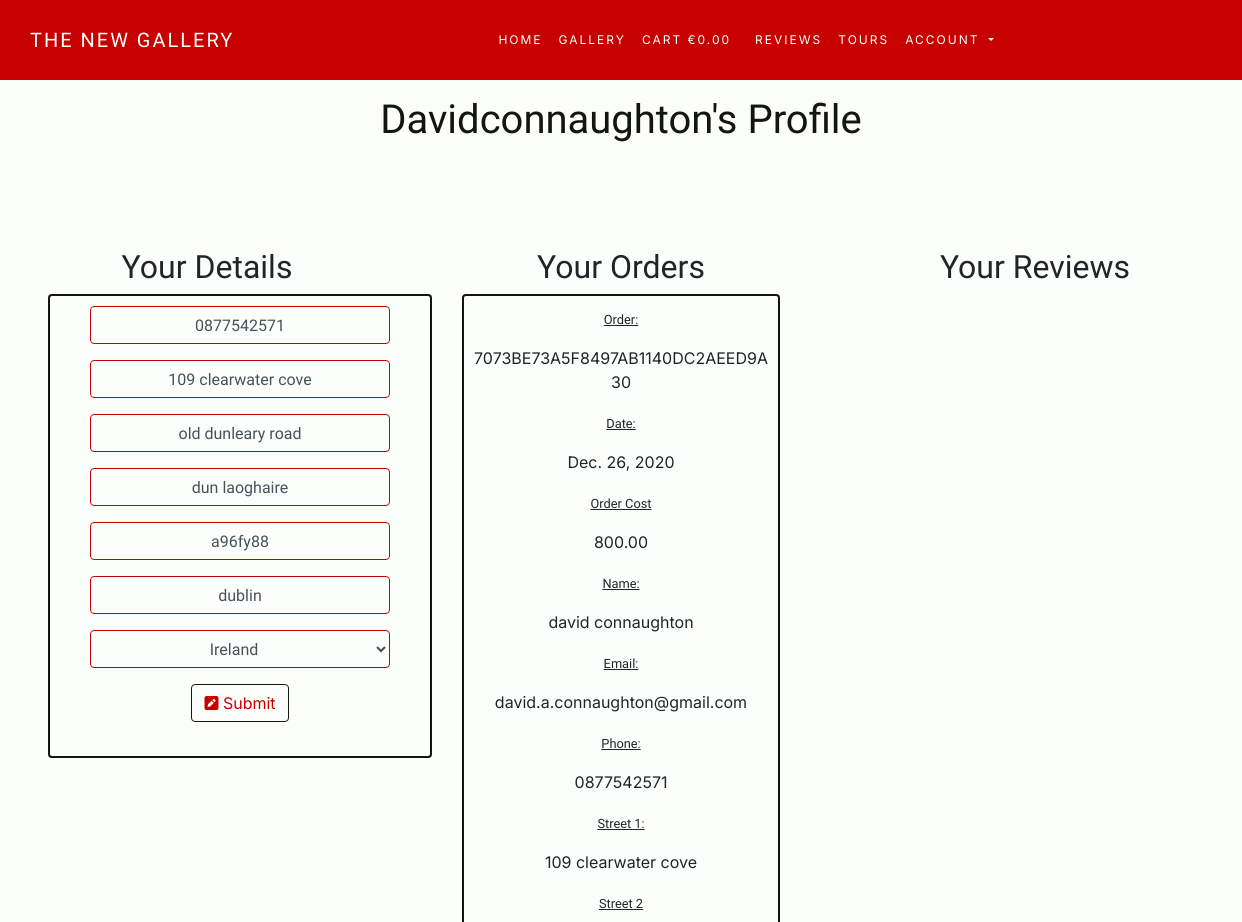
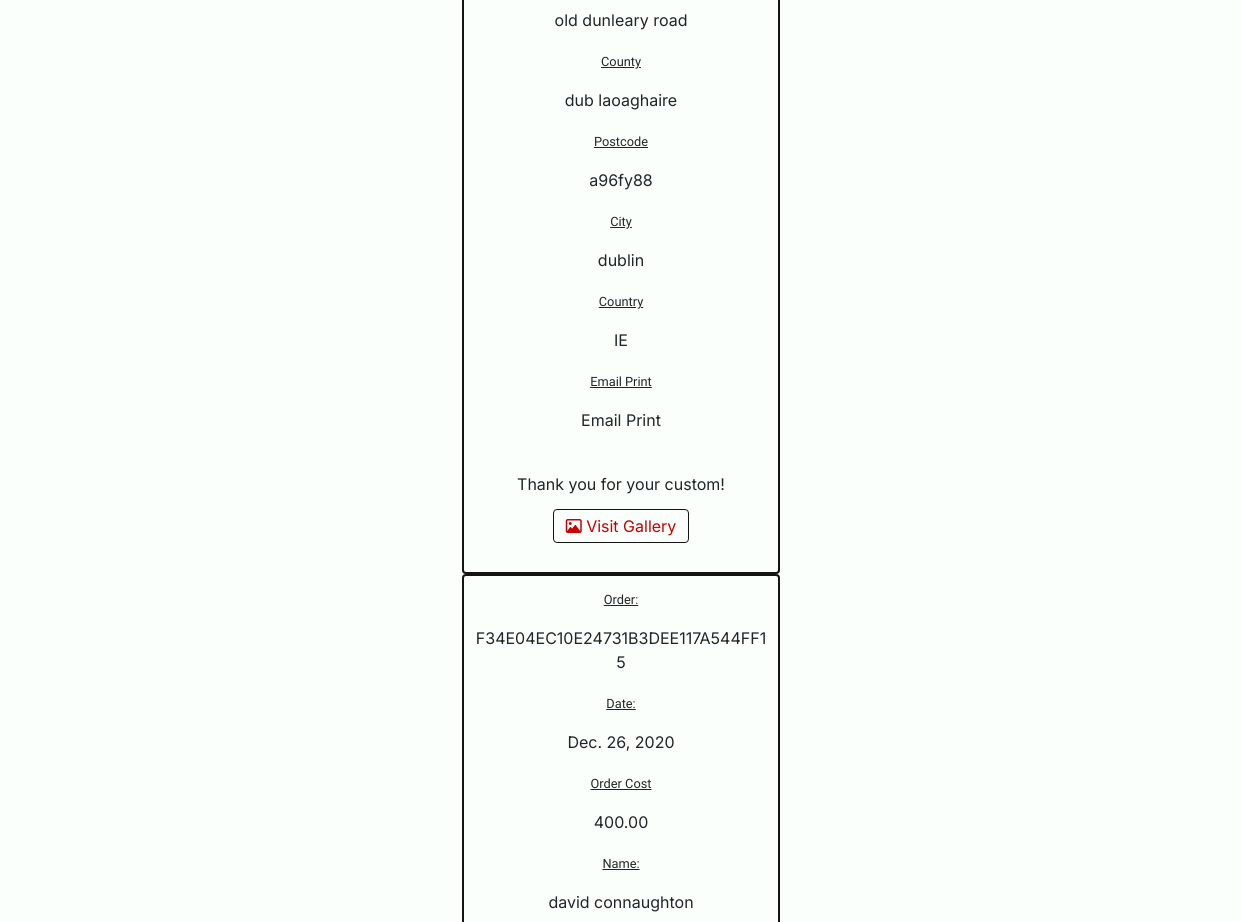
/profile/ (signed in, upper part), run on an earlier commit of the app's database (2 pictures, top to bottom).
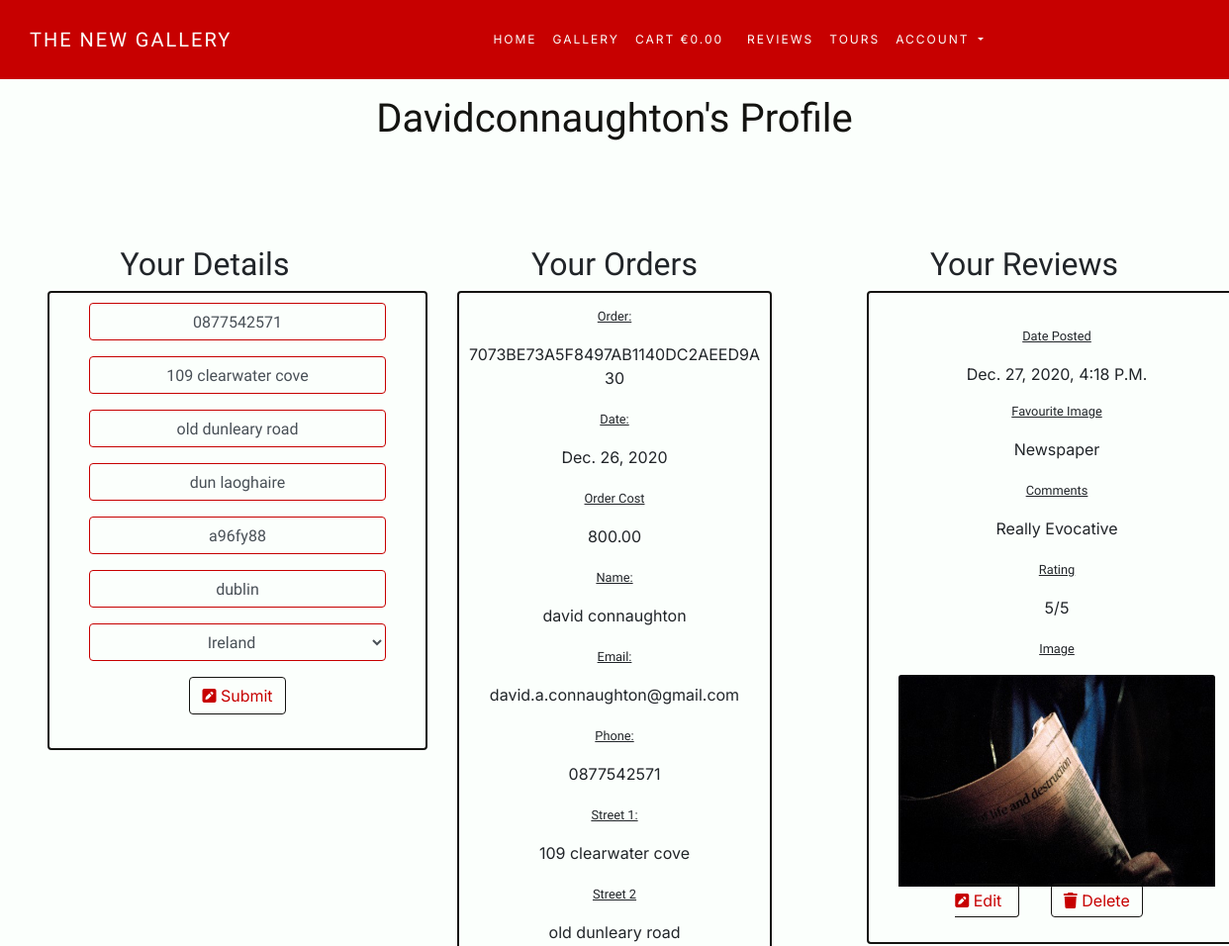
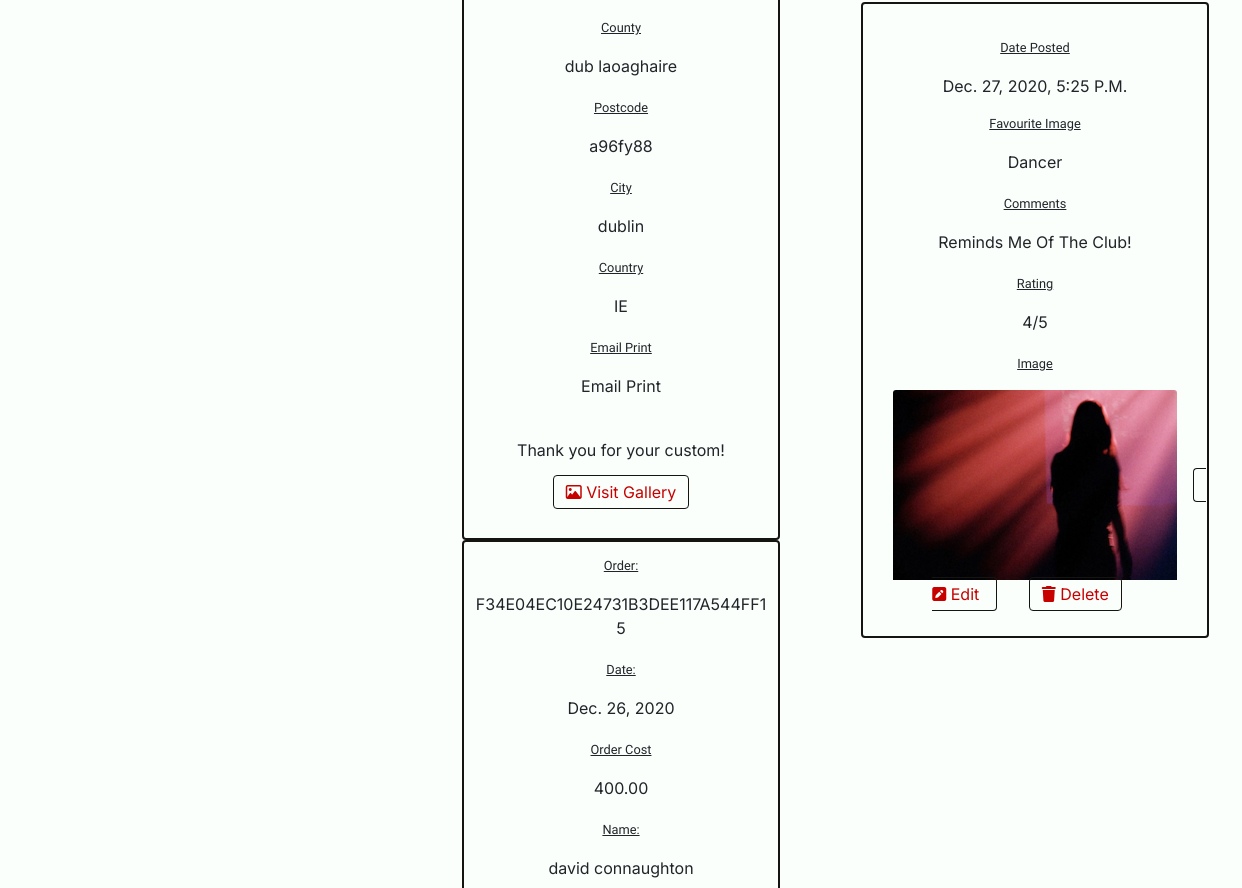
And on a later commit of the database (2 pictures, top to bottom).
### checkout/models.py (models this page shows, shortened)
class Order(models.Model):
    EMAIL = "Email Print"
    NO_EMAIL = "Please don't email Print"
    EMAIL_PRINT = (
        (EMAIL, "Email Print"),
        (NO_EMAIL, "Please Don't Email Print"),
    )
    order_number = models.CharField(max_length=32, null=False, editable=False)
    user_profile = models.ForeignKey(
        UserProfile, on_delete=models.SET_NULL, null=True,
        blank=True, related_name='orders'
    )
    full_name = models.CharField(max_length=32, null=False)
    email = models.EmailField(max_length=254, null=False, blank=False)
    phone_number = models.CharField(max_length=32, null=False, blank=False)
    street_address_1 = models.CharField(max_length=50, null=False, blank=False)
    street_address_2 = models.CharField(max_length=50, null=True, blank=True)
    county = models.CharField(max_length=50, null=False, blank=False)
    postcode = models.CharField(max_length=15, null=False, blank=False)
    city = models.CharField(max_length=32, null=False, blank=False)
    country = CountryField(
        blank_label='Country', null=False, blank=False
    )
    date = models.DateField(auto_now_add=True)
    email_print = models.CharField(
        max_length=30, choices=EMAIL_PRINT, default=EMAIL)
    order_total = models.DecimalField(
        max_digits=10, decimal_places=2, null=False, default=0)
    grand_total = models.DecimalField(
        max_digits=10, decimal_places=2, null=False, default=0)

### reviews/models.py (models this page shows, shortened)
class Review(models.Model):
    ONE = 1
    TWO = 2
    THREE = 3
    FOUR = 4
    FIVE = 5
    RATING_CHOICES = (
        (ONE, 1),
        (TWO, 2),
        (THREE, 3),
        (FOUR, 4),
        (FIVE, 5),
    )
    favourite_image = models.ForeignKey(
        'Image', null=True, blank=True, on_delete=models.CASCADE)
    user = models.ForeignKey(User, on_delete=models.CASCADE)
    city = models.CharField(max_length=20, null=False, blank=False)
    country = CountryField(
        blank_label='Country', null=False, blank=False
    )
    review = models.TextField(max_length=200, null=False, blank=False)
    date_posted = models.DateTimeField(default=timezone.now)
    rating = models.IntegerField(choices=RATING_CHOICES, default=ONE)

class Image(models.Model):
    class Meta:
        verbose_name_plural = 'Images'
    image = models.CharField(max_length=100)
    def __str__(self):
        return self.image

### profiles/views.py (the view)
# urls.py: path('', views.profile, name='profile'),
def profile(request):
    profile = get_object_or_404(UserProfile, user=request.user)
    if request.method == 'POST':
        form = UserProfileForm(request.POST, instance=profile)
        if form.is_valid():
            form.save()
    form = UserProfileForm(instance=profile)
    orders = profile.orders.all()
    template = 'profiles/profile.html'
    reviews = Review.objects.filter(user=request.user)
    context = {
        'profile': profile,
        'form': form,
        'orders': orders,
        'reviews': reviews,
        'on_profile_page': True,
    }
    return render(request, template, context)

### cart/contexts.py (called while the page is built, shortened)
def cart_contents(request):
    cart_items = []
    total = 0
    photo_count = 0
    cart = request.session.get('cart', {})
    context = {
        'cart_items': cart_items,
        'total': total,
        'photo_count': photo_count,
    }
    return context

### profiles/models.py (called while the page is built)
    def __str__(self):
        return self.user.username

### profiles/templates/profiles/profile.html (shortened to what the changed rows need)
{% extends "base.html" %}
{% load static %}
{% load cart_tools %}
{% block extra_css %}
<link rel="stylesheet" href="{% static 'profiles/css/profiles.css' %}">
{% endblock %}
{% block content %}
    <div class="container-fluid mx-auto row justify-content-center">
        <h1 class="mt-5 pt-5 header profile-header" id="top">{{ profile }}'s Profile</h1>
        <br>
    </div>
    <div class="container-fluid">
        <div class="row">
            <div class="col-md-4 m-5 p-5 mx-auto text-center">
                <div class="row">
                    <div class="col-md-12" id="details">
                        <h2>Your Details</h2>
                    </div>
                </div>
            </div>
            <div class="col-md-4 m-5 p-5 mx-auto text-center">
                <div class="row">
                    <div class="col-md-12" id="orders">
                        <h2>Your Orders</h2>
                        {% for order in orders %}
                        <div class="container-fluid mx-auto  order-details">
                            <div class="row">
                                <div class="card mx-auto text-center card-outline">
                                    <p>
                                        <small class="small">Order:</small>
                                    </p>
                                    <p>{{ order.order_number }}</p>
                                    <p>
                                        <small class="small">Date:</small>
                                    </p>
                                    <p>{{ order.date }}</p>
                                    <p>
                                        <small class="small">Order Cost</small>
                                    </p>
                                    <p>{{ order.order_total }}</p>
                                    <p>
                                        <small class="small">Name:</small>
                                    </p>
                                    <p>{{ order.full_name }}</p>
                                    <p>
                                        <small class="small">Email:</small>
                                    </p>
                                    <p>{{ order.email }}</p>
                                    <p>
                                        <small class="small">Phone:</small>
                                    </p>
                                    <p>{{ order.phone_number }}</p>
                                    <p>
                                        <small class="small">Street 1:</small>
                                    </p>
                                    <p>{{ order.street_address_1 }}</p>
                                    {% if order.street_address_2 %}
                                        <p>
                                            <small class="small">Street 2</small>
                                        </p>
                                        <p>{{ order.street_address_2 }}</p>
                                    {% endif %}
                                    <p>
                                        <small class="small">County</small>
                                    </p>
                                    <p>{{ order.county }}</p>
                                    <p>
                                        <small class="small">Postcode</small>
                                    </p>
                                    <p>{{ order.postcode }}</p>
                                    <p>
                                        <small class="small">City</small>
                                    </p>
                                    <p>{{ order.city }}</p>
                                    <p>
                                        <small class="small">Country</small>
                                    </p>
                                    <p>{{ order.country }}</p>
                                    <p>
                                        <small class="small">Email Print</small>
                                    </p>
                                    <p>{{ order.email_print }}</p>
                                    <br>
                                    <p>Thank you for your custom!</p>
                                    <div class="col-12">
                                        <a href="{% url 'photos' %}" class="btn btn-outline page-button">
                                            <i class="far fa-image"></i>
                                                Visit Gallery
                                        </a>
                                    </div>
                                    <br>
                                </div>
                            </div>
                        </div>
                        {% endfor %}
                    </div>
                </div>
            </div>
            <div class="col-md-4 m-5 p-5 mx-auto text-center">
                <div class="row">
                    <div class="col-md-12" id="reviews">
                        <h2>Your Reviews</h2>
                        {% for review in reviews %}
                        <div class="card mx-auto mt-1 text-center card-outline">
                            <div class="card-body">
                                <p>
                                    <small class="small">Date Posted</small>
                                </p>
                                <p class="card-title">{{ review.date_posted }}</p>
                                <p>
                                    <small class="small">Favourite Image</small>
                                </p>
                                <p class="card-text review-text">{{ review.favourite_image }}</p>
                                <p>
                                    <small class="small">Comments</small>
                                </p>
                                <p class="card-text review-text">{{ review.review }}</p>
                                <p>
                                    <small class="small">Rating</small>
                                </p>
                                <p class="card-text">{{ review.rating }}/5 </p>
                                <p>
                                    <small class="small">Image</small>
                                </p>
                                <img class="card-img-top" src="/media/{{ review.favourite_image }}.jpg"
                                    alt="Card image cap">
                                {% if review.user == user %}
                                <a href="{% url 'review_update' review.id %}" class="btn btn-outline page-button m-3">
                                    <i class="fas fa-pen-square"></i>
                                    Edit
                                </a>
                                <a href="{% url 'review_delete' review.id %}" class="btn btn-outline page-button m-3">
                                    <i class="fas fa-trash"></i>
                                    Delete
                                </a>
                                {% endif %}
                            </div>
                        </div>
                    </div>
                    {% endfor %}
                </div>
            </div>
        </div>
    </div>
{% endblock %}

What changed in the data, as far as the page shows it:
added Review: date_posted "Dec. 27, 2020, 4:18 P.m.", favourite_image "Newspaper", review "Really Evocative", rating "5", favourite_image (picture), shows "Edit"
added Review: date_posted "Dec. 27, 2020, 5:25 P.m.", favourite_image "Dancer", review "Reminds Me Of The Club!", rating "4", favourite_image (picture), shows "Edit"
